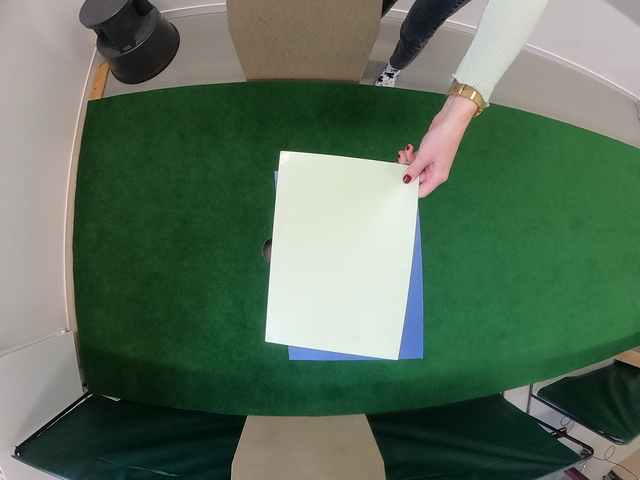
#> input picture sample_data/P22/Post/GP__3551.JPG, 640 x 480 px
$ python -i golf_utils.py   (imports and definitions only)
#> lines starting #> are read from the running program, lines starting #| are printed output that depends on the picture; after the words box and inside, x2 and y2 are one past the last pixel; in counts of white or black regions, pixels touching at a corner belong together
#> further down, picture is the input picture: shape (480, 640, 3); mean B, G, R 90.5, 110.2, 89.5
from collections import Counter
import re
import os
import cv2
import numpy as np
from matplotlib import pyplot as plt
from wand.image import Image as WandImage

lane_width = 146.5
hole_to_end_min = 96.5
hole_to_end_max = 107.5
hole_to_end = (hole_to_end_min + hole_to_end_max)/2
correct_ratio = lane_width / hole_to_end

sc = 640/2704
x_grid_corrected = np.array([285*sc, 1254*sc])
y_grid_corrected = np.array([360*sc, 1035*sc, 1710*sc])

hole = [x_grid_corrected[1], y_grid_corrected[1]]

ydiff = (y_grid_corrected[1] - y_grid_corrected[0])
xdiff = (x_grid_corrected[1] - x_grid_corrected[0])

pix_to_m = lane_width / 100 / (ydiff*2)

green_lower = np.array([30, 0, 0]) # green
green_upper = np.array([80, 255, 255])

# [25 lines left out: function undistort_fixed, not called in this run]

def find_circles_in_img(img, plot_it=False):
#> called with plot_it = False
    hsv = cv2.cvtColor(img, cv2.COLOR_BGR2HSV)
#> hsv: shape (480, 640, 3); mean H, S, V 56, 99.8, 114.4

    mask = cv2.inRange(hsv, green_lower, green_upper)
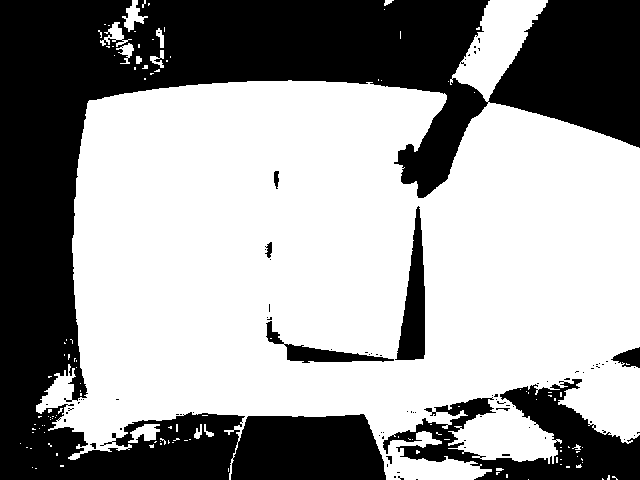
#> mask: shape (480, 640); 60.8% white; 85 black regions (75 under 20 px), largest, box (x1, y1, x2, y2) and area: (0, 0, 640, 480) 105590, (383, 379, 640, 480) 10343, (395, 206, 425, 360) 2452

    img2 = img.copy()
    img2[mask == 0] = 0
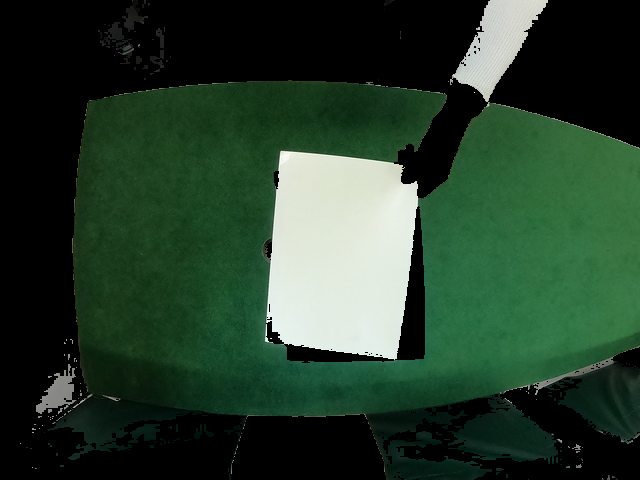
#> img2: shape (480, 640, 3); mean B, G, R 43.5, 61.1, 38.5
    img2[mask != 0] = 125

    kernel = np.ones((2,2),np.uint8)
    img2 = cv2.erode(img2, kernel, iterations=4)
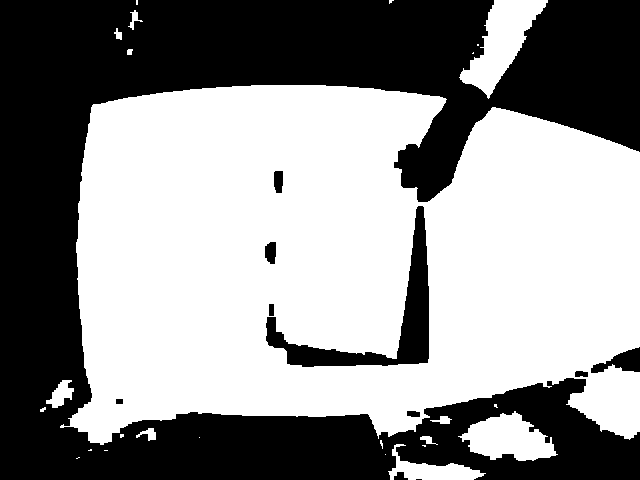
#> img2: shape (480, 640, 3); values 0 (black) and 125 (white), 56.2% white; 11 black regions (1 under 20 px), largest, box (x1, y1, x2, y2) and area: (0, 0, 640, 480) 127845, (266, 206, 429, 367) 5253, (591, 347, 640, 373) 657
    gray = cv2.cvtColor(img2, cv2.COLOR_BGR2GRAY)
    gray_blurred = cv2.blur(gray, (3, 3))
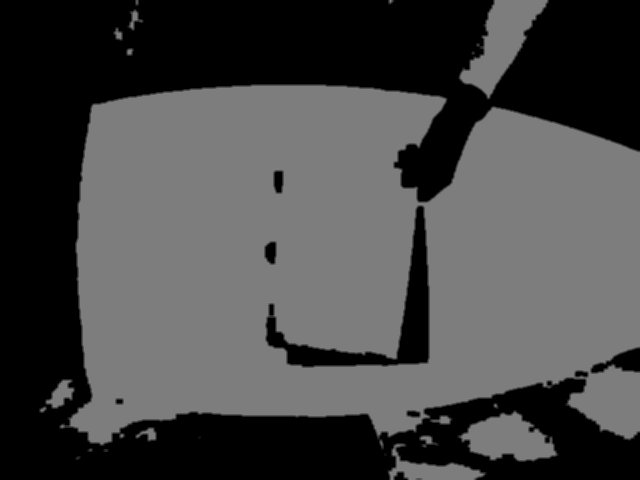
#> gray_blurred: shape (480, 640); min 0, max 125, mean 70.3

    _, cc = cv2.connectedComponents(gray_blurred)
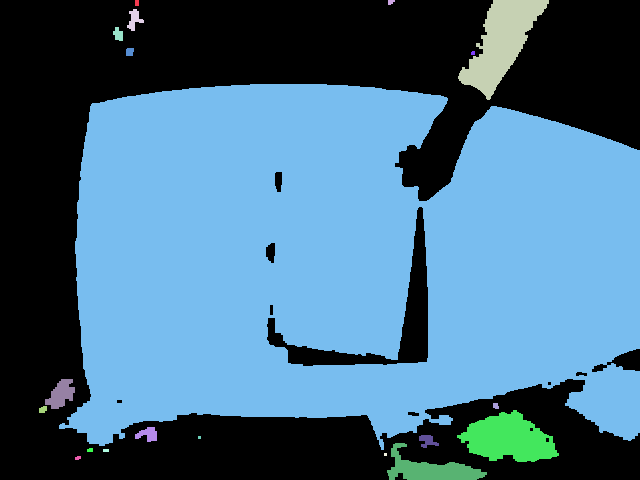
#> cc: shape (480, 640) int32; 21 distinct labels, from 0 to 20; one colour per label, 0 black
    cnt = Counter(cc.ravel()).most_common(2)
#> cnt = [(8, 167259), (0, 129407)]
    winner = cnt[0][0]
#> winner = 8
    if winner == 0:
        winner = cnt[1][0]

    gray_blurred[cc!=winner]=0
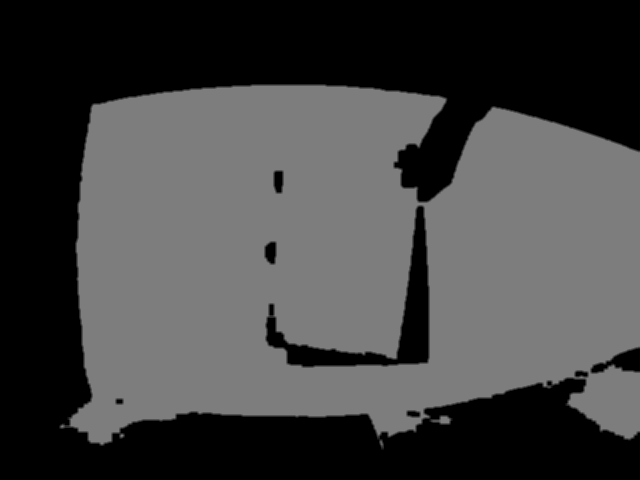
#> gray_blurred: shape (480, 640); 3.43% of pixels changed, all inside (x1, y1, x2, y2) = (39, 0, 559, 480)

    detected_circles = cv2.HoughCircles(gray_blurred,
                       cv2.HOUGH_GRADIENT, 3, 40, param1=10,
                       param2=40,minRadius = 1, maxRadius = 40)
#> detected_circles = [[403.5, 400.5, 38.2], [424.5, 169.5, 28.3], [100.5, 418.5, 25], [616.5, 400.5, 34.9], [304.5, 325.5, 38.2], [412.5, 442.5, 31.6], [397.5, 115.5, 34.9]]

    if plot_it:
        plt.imshow(mask)
        plt.figure()
        plt.imshow(img2)
        plt.imshow(gray_blurred)
        plt.figure()
        if detected_circles is not None:
            print(detected_circles.shape)
        # Draw circles that are detected.
        if detected_circles is not None:
            detected_circles = np.uint16(np.around(detected_circles))
            for pt in detected_circles[0, :]:
                a, b, r = pt[0], pt[1], pt[2]
                # Draw the circumference of the circle.
                cv2.circle(img, (a, b), r, (0, 255, 0), 4)
                # Draw a small circle (of radius 1) to show the center.
                cv2.circle(img, (a, b), 1, (0, 0, 255), 6)
        plt.imshow(img)

    if detected_circles is not None:
        return detected_circles[0]

# [74 lines left out: functions find_circles_in_img_no_hough, find_cards, not called in this run]

crop_area = [int(450*sc), int(1700*sc), int(350*sc)]
# [70 lines left out: functions filter_img_by_green, key_to_res_name, get_red_hole, not called in this run]

>>> import cv2
>>> picture = cv2.imread('sample_data/P22/Post/GP__3551.JPG')
>>> result = find_circles_in_img(picture)
#> result has the same summary as detected_circles in find_circles_in_img

$ run again, on sample_data/P22/Post/GP__3552.JPG
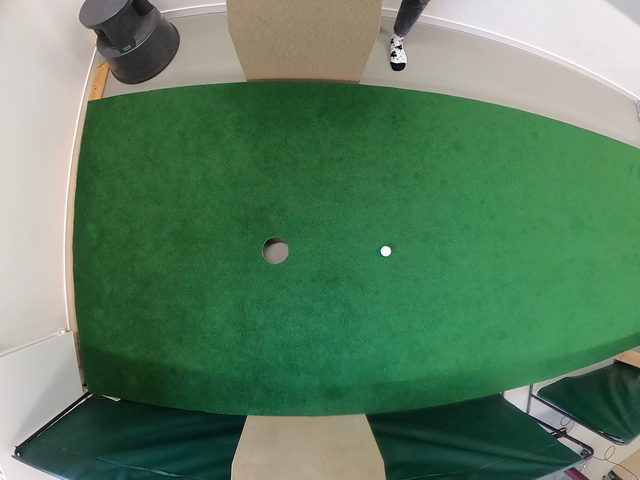
#> input picture sample_data/P22/Post/GP__3552.JPG, 640 x 480 px
#> picture is the input picture: shape (480, 640, 3); mean B, G, R 96.2, 126.3, 90.3
#> hsv: shape (480, 640, 3); mean H, S, V 58.3, 107.8, 129.1
#> mask: shape (480, 640); 61.8% white; 66 black regions (55 under 20 px), largest, box (x1, y1, x2, y2) and area: (0, 0, 640, 480) 105164, (396, 384, 640, 480) 10548, (264, 238, 287, 263) 389
#> gray: shape (480, 640); values 0 (black) and 125 (white), 58.2% white; 15 black regions, largest, box (x1, y1, x2, y2) and area: (0, 0, 640, 480) 111910, (390, 378, 640, 480) 14216, (264, 238, 291, 267) 622
#> in find_circles_in_img, `_, cc = cv2.connectedComponents(gray_blurred)`:
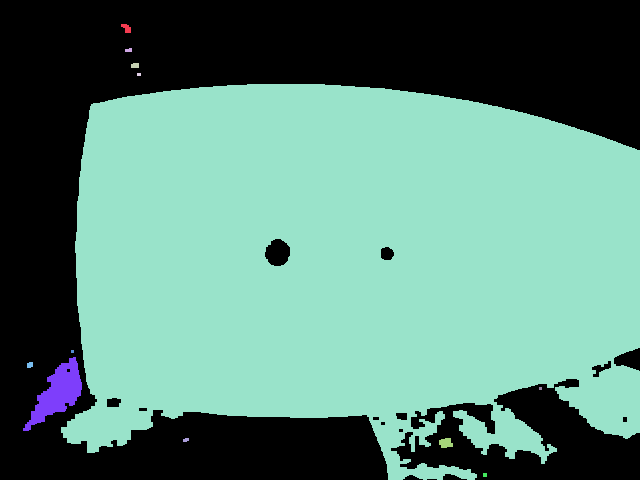
#> cc: shape (480, 640) int32; 13 distinct labels, from 0 to 12; one colour per label, 0 black
#> cnt = [(5, 180710), (0, 124340)]
#> winner = 5
#> in find_circles_in_img, `gray_blurred[cc!=winner]=0`:
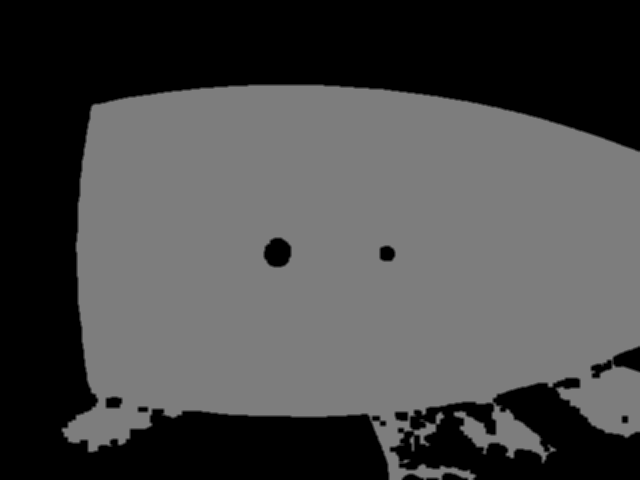
#> gray_blurred: shape (480, 640); min 0, max 125, mean 72.1
#> detected_circles = [[436.5, 439.5, 34.9], [541.5, 418.5, 34.9], [403.5, 406.5, 38.2], [616.5, 397.5, 38.2], [478.5, 421.5, 18.1], [277.5, 253.5, 15.1], [91.5, 424.5, 25], [385.5, 253.5, 7.9]]
#> result has the same summary as detected_circles in find_circles_in_img
